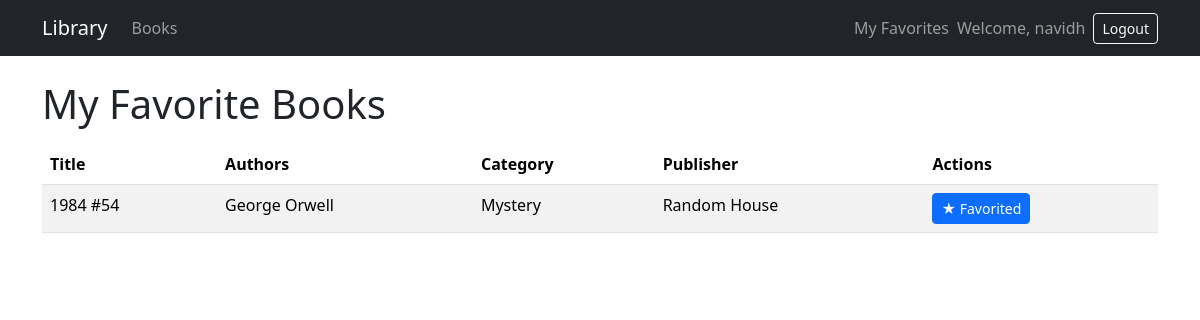
Page /books/favorites/ (signed in) on the committed database.
### users/models.py (models this page shows, shortened)
class User(AbstractUser):
    full_name = models.CharField(max_length=200)
    role = models.CharField(
        max_length=50,
        choices=[("member", "Member"), ("admin", "Admin")],
        default="member"
    )
    groups = models.ManyToManyField(
        "auth.Group",
        related_name="users_users",
        blank=True,
        help_text="The groups this user belongs to.",
        verbose_name="groups"
    )
    user_permissions = models.ManyToManyField(
        "auth.Permission",
        related_name="users_users_permissions",
        blank=True,
        help_text="Specific permissions for this user.",
        verbose_name="user permissions"
    )

### books/models.py (models this page shows, shortened)
class Book(models.Model):
    title = models.CharField(max_length=255)
    isbn = models.CharField(max_length=13, unique=True)
    price = models.DecimalField(max_digits=8, decimal_places=2)
    publish_date = models.DateField()
    availability_status = models.CharField(max_length=20, choices=[("available", "Available"), ("unavailable", "Unavailable")])
    publisher = models.ForeignKey(Publisher, on_delete=models.CASCADE)
    category = models.ForeignKey(Category, on_delete=models.SET_NULL, null=True)
    authors = models.ManyToManyField(Author)

class Author(models.Model):
    full_name = models.CharField(max_length=200)
    bio = models.TextField(blank=True)
    def __str__(self):
        return self.full_name

class Category(models.Model):
    name = models.CharField(max_length=200)
    parent_category = models.ForeignKey("self", null=True, blank=True, on_delete=models.SET_NULL)

class Publisher(models.Model):
    name = models.CharField(max_length=200)
    address= models.TextField(blank=True)

### books/views.py (the view)
# urls.py: path('books/favorites/', views.favorites_list, name='favorites_list'),
@login_required
def favorites_list(request):
    fav_books = Book.objects.filter(favoritebook__user=request.user).select_related('publisher', 'category').prefetch_related('authors')
    return render(request, 'books/favorites_list.html', { 'books': fav_books })

### books/templates/books/favorites_list.html (shortened to what this page needs)
{% extends 'base.html' %}
{% block content %}
<h1>My Favorite Books</h1>
{% if books %}
<table class="table table-striped mt-3">
  <thead>
    <tr>
      <th>Title</th>
      <th>Authors</th>
      <th>Category</th>
      <th>Publisher</th>
      <th>Actions</th>
    </tr>
  </thead>
  <tbody>
    {% for book in books %}
    <tr>
      <td>{{ book.title }}</td>
      <td>{{ book.authors.all|join:", " }}</td>
      <td>{{ book.category.name }}</td>
      <td>{{ book.publisher.name }}</td>
      <td>
        <a href="{% url 'book_favorite_toggle' book.pk %}" class="btn btn-sm btn-primary">★ Favorited</a>
      </td>
    </tr>
    {% endfor %}
  </tbody>
</table>
{% else %}
<p>No favorite books yet.</p>
{% endif %}
{% endblock %}

### books/templates/base.html (shortened to what this page needs)
<!DOCTYPE html>
<html lang="en">
<head>
    <link rel="stylesheet" href="https://cdn.jsdelivr.net/npm/bootstrap@5.3.2/dist/css/bootstrap.min.css">
</head>
<body>
<nav class="navbar navbar-expand-lg navbar-dark bg-dark">
    <div class="container">
        <a class="navbar-brand" href="{% url 'home' %}">Library</a>
        <div class="collapse navbar-collapse" id="navbarNav">
            <ul class="navbar-nav me-auto mb-2 mb-lg-0">
                <li class="nav-item"><a class="nav-link" href="{% url 'book_list' %}">Books</a></li>
            </ul>
            <ul class="navbar-nav ms-auto align-items-center mb-2 mb-lg-0">
                {% if user.is_authenticated %}
                    <li class="nav-item"><a class="nav-link" href="{% url 'favorites_list' %}">My Favorites</a></li>
                    <li class="nav-item d-flex align-items-center"><span class="navbar-text me-2">Welcome, {{ user.username }}</span></li>
                    <li class="nav-item">
                        <form method="post" action="{% url 'logout' %}">
                            <button type="submit" class="btn btn-sm btn-outline-light">Logout</button>
                        </form>
                    </li>
                {% else %}
                    <li class="nav-item"><a class="nav-link" href="{% url 'login' %}">Login</a></li>
                    <li class="nav-item"><a class="nav-link" href="{% url 'signup' %}">Signup</a></li>
                {% endif %}
            </ul>
        </div>
    </div>
</nav>
<div class="container mt-4">
    {% block content %}{% endblock %}
</div>
</body>
</html>

### rows in the picture
User: username "navidh"
Book: title "1984 #54", authors.all "George Orwell", category.name "Mystery", publisher.name "Random House"
